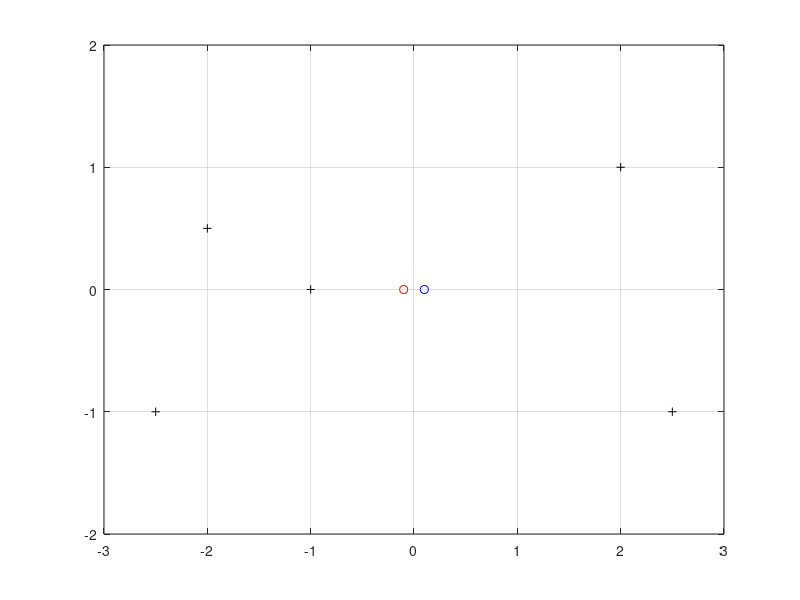

Reproduce this figure in MATLAB. (Note: this script raises an error after producing the figure.)
%problem 2
%part b
clear
clc
%data
D=[-2.5,-1;-2,0.5;-1,0;2.5,-1;2,1];
figure
x1=D(:,1);
x2=D(:,2);
plot(x1,x2,'black+')
xlim([-3,3])
ylim([-2,2])
grid on
hold on
%initialize the parameters, mu,cov,pi
mu_1_updated=zeros(20,2);
mu_2_updated=zeros(20,2);
weight=[0.5,0.5];
mu_1=[-0.1,0];
mu_2=[0.1,0];
mu_1_updated(1,:)=mu_1;
mu_2_updated(1,:)=mu_2;
cov_1=[1,0;0,1];
cov_2=cov_1;
plot(mu_1(1),mu_1(2),'ro')
hold on
plot(mu_2(1),mu_2(2),'bo')
hold on
%E-step
h_kj=zeros(5,2);
n_j_new=zeros(1,2);

%5 data points
for i = 1:1
%while 1   
    for k = 1:5
        pro_k1=weight(1)*gaussian_k(D,mu_1,cov_1,k);
        sum_pro_kj=weight(1)*gaussian_k(D,mu_1,cov_1,k)+weight(2)*gaussian_k(D,mu_2,cov_2,k);
        h_k1=pro_k1/sum_pro_kj;
        h_kj(k,1)=h_k1;

        pro_k2=weight(2)*gaussian_k(D,mu_2,cov_2,k);
        sum_pro_kj=weight(1)*gaussian_k(D,mu_1,cov_1,k)+weight(2)*gaussian_k(D,mu_2,cov_2,k);
        h_k2=pro_k2/sum_pro_kj;
        h_kj(k,2)=h_k2;

    end
    %%%%%M-step
    
    %calculate new n_j
    n_j_new(1,1)=sum(h_kj(:,1));
    n_j_new(1,2)=sum(h_kj(:,2));
    %calculate new mean
    mu_1=h_kj(:,1)'*D/n_j_new(1,1);
    mu_2=h_kj(:,2)'*D/n_j_new(1,2);
    mu_1_updated(i+1,:)=mu_1;
    mu_2_updated(i+1,:)=mu_2;
    dif= sqrt(sum((mu_2_updated(i+1,:)-mu_2_updated(i,:)).^2));
%     if dif<0.001
%         break
%     end
    %calculate new covariance
    %cov_1
    sigma1_11=0;
    sigma1_22=0;
    for index=1:5
        sigma1_11=sigma1_11+h_kj(index,1)*((D(index,1)-mu_1(1))^2);
        sigma1_22=sigma1_22+h_kj(index,1)*((D(index,2)-mu_1(2))^2);
    end
    cov_1=[sigma1_11,0;0,sigma1_22];
    cov_1=cov_1/n_j_new(1,1);
    
    %cov_2
    sigma2_11=0;
    sigma2_22=0;
    for index=1:5
        sigma2_11=sigma2_11+h_kj(index,2)*(D(index,1)-mu_1(1))^2;
        sigma2_22=sigma2_22+h_kj(index,2)*(D(index,2)-mu_1(2))^2;
    end
    cov_2=[sigma2_11,0;0,sigma2_22];
    cov_2=cov_2/n_j_new(1,2);
   
    %calculate new pi
    weight(1)=n_j_new(1,1)/5;
    weight(2)=n_j_new(1,2)/5;
    
    
%     plot(mu_1_updated(i+1,1),mu_1(i+1,2),'r.')
%     hold on
%     plot(mu_2_updated(i+1,1),mu_2_updated(i+1,2),'b.')
%     hold on
    
%     [fx1,fx2]=meshgrid(-3:0.1:3);
%     z=cov_1(1,1).*(fx1-mu_1_updated(i+1,1)).^2+cov_1(2,2).*(fx2-mu_1_updated(i+1,2)).^2;
%     contour(fx1,fx2,z,[1,1]);
%     hold on
%     z=cov_2(1,1).*(fx1-mu_2_updated(i+1,1)).^2+cov_2(2,2).*(fx2-mu_2_updated(i+1,2)).^2;
%     contour(fx1,fx2,z,[1,1])
%     title(['iteration',num2str(1)]);
    %mu_new=h_kj'*D./n_j_new';
end

syms x1 x2
constant_1=1/(2*pi*sqrt(det(cov_1)));
constant_2=1/(2*pi*sqrt(det(cov_2)));

%gaussian distribution
p_x1=weight(1)*constant_1*exp(-0.5.*([x1;x2]-mu_1')'*inv(cov_1)*([x1;x2]-mu_1'));
p_x2=weight(2)*constant_2*exp(-0.5.*([x1;x2]-mu_2')'*inv(cov_2)*([x1;x2]-mu_2'));

p=p_x1./(p_x1+p_x2);
[x1,x2]=meshgrid(-3:0.1:3);
z0=eval(p);
figure
surf(x1,x2,z0)
title('iteration 15')